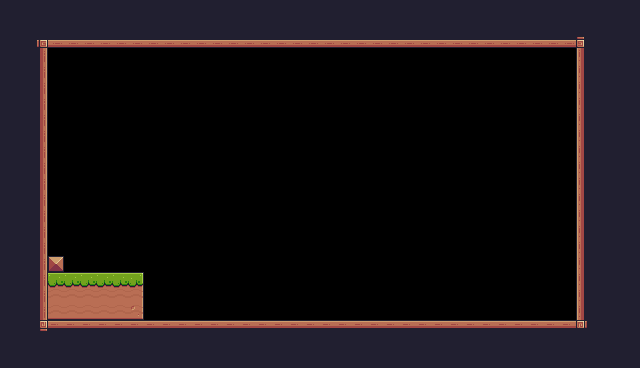

This is a level from a 2D game, rendered from its Tiled map with the project's own tilesets. A one-line summary and the complete map file follow:
An orthogonal 40x23 tile map with 16x16 px tiles, 1 tile layer (Background) and 1 object (Player).

<map version="1.10" tiledversion="1.11.0" orientation="orthogonal" renderorder="right-down" width="40" height="23" tilewidth="16" tileheight="16" infinite="0" nextlayerid="3" nextobjectid="5">
 <tileset firstgid="1" source="Pixel Adventure.tsx" />
 <layer id="1" name="Background" width="40" height="23">
  <data encoding="csv">
24,24,24,24,24,24,24,24,24,24,24,24,24,24,24,24,24,24,24,24,24,24,24,24,24,24,24,24,24,24,24,24,24,24,24,24,24,24,24,24,
24,24,24,24,24,24,24,24,24,24,24,24,24,24,24,24,24,24,24,24,24,24,24,24,24,24,24,24,24,24,24,24,24,24,24,24,24,24,24,24,
24,24,92,134,134,134,134,134,134,134,134,134,134,134,134,134,134,134,134,134,134,134,134,134,134,134,134,134,134,134,134,134,134,134,134,134,93,24,24,24,
24,24,113,0,0,0,0,0,0,0,0,0,0,0,0,0,0,0,0,0,0,0,0,0,0,0,0,0,0,0,0,0,0,0,0,0,111,24,24,24,
24,24,113,0,0,0,0,0,0,0,0,0,0,0,0,0,0,0,0,0,0,0,0,0,0,0,0,0,0,0,0,0,0,0,0,0,111,24,24,24,
24,24,113,0,0,0,0,0,0,0,0,0,0,0,0,0,0,0,0,0,0,0,0,0,0,0,0,0,0,0,0,0,0,0,0,0,111,24,24,24,
24,24,113,0,0,0,0,0,0,0,0,0,0,0,0,0,0,0,0,0,0,0,0,0,0,0,0,0,0,0,0,0,0,0,0,0,111,24,24,24,
24,24,113,0,0,0,0,0,0,0,0,0,0,0,0,0,0,0,0,0,0,0,0,0,0,0,0,0,0,0,0,0,0,0,0,0,111,24,24,24,
24,24,113,0,0,0,0,0,0,0,0,0,0,0,0,0,0,0,0,0,0,0,0,0,0,0,0,0,0,0,0,0,0,0,0,0,111,24,24,24,
24,24,113,0,0,0,0,0,0,0,0,0,0,0,0,0,0,0,0,0,0,0,0,0,0,0,0,0,0,0,0,0,0,0,0,0,111,24,24,24,
24,24,113,0,0,0,0,0,0,0,0,0,0,0,0,0,0,0,0,0,0,0,0,0,0,0,0,0,0,0,0,0,0,0,0,0,111,24,24,24,
24,24,113,0,0,0,0,0,0,0,0,0,0,0,0,0,0,0,0,0,0,0,0,0,0,0,0,0,0,0,0,0,0,0,0,0,111,24,24,24,
24,24,113,0,0,0,0,0,0,0,0,0,0,0,0,0,0,0,0,0,0,0,0,0,0,0,0,0,0,0,0,0,0,0,0,0,111,24,24,24,
24,24,113,0,0,0,0,0,0,0,0,0,0,0,0,0,0,0,0,0,0,0,0,0,0,0,0,0,0,0,0,0,0,0,0,0,111,24,24,24,
24,24,113,0,0,0,0,0,0,0,0,0,0,0,0,0,0,0,0,0,0,0,0,0,0,0,0,0,0,0,0,0,0,0,0,0,111,24,24,24,
24,24,113,0,0,0,0,0,0,0,0,0,0,0,0,0,0,0,0,0,0,0,0,0,0,0,0,0,0,0,0,0,0,0,0,0,111,24,24,24,
24,24,113,35,0,0,0,0,0,0,0,0,0,0,0,0,0,0,0,0,0,0,0,0,0,0,0,0,0,0,0,0,0,0,0,0,111,24,24,24,
24,24,113,8,8,8,8,8,9,0,0,0,0,0,0,0,0,0,0,0,0,0,0,0,0,0,0,0,0,0,0,0,0,0,0,0,111,24,24,24,
24,24,113,30,30,30,30,30,31,0,0,0,0,0,0,0,0,0,0,0,0,0,0,0,0,0,0,0,0,0,0,0,0,0,0,0,111,24,24,24,
24,24,113,52,52,52,52,52,53,0,0,0,0,0,0,0,0,0,0,0,0,0,0,0,0,0,0,0,0,0,0,0,0,0,0,0,111,24,24,24,
24,24,114,90,90,90,90,90,90,90,90,90,90,90,90,90,90,90,90,90,90,90,90,90,90,90,90,90,90,90,90,90,90,90,90,90,115,24,24,24,
24,24,24,24,24,24,24,24,24,24,24,24,24,24,24,24,24,24,24,24,24,24,24,24,24,24,24,24,24,24,24,24,24,24,24,24,24,24,24,24,
24,24,24,24,24,24,24,24,24,24,24,24,24,24,24,24,24,24,24,24,24,24,24,24,24,24,24,24,24,24,24,24,24,24,24,24,24,24,24,24
</data>
 </layer>
 <objectgroup id="2" name="Spawnpoints" class="Player">
  <object id="4" name="Player" type="Player" x="112.342" y="241.404" width="31.3333" height="30.3333" />
 </objectgroup>
</map>
